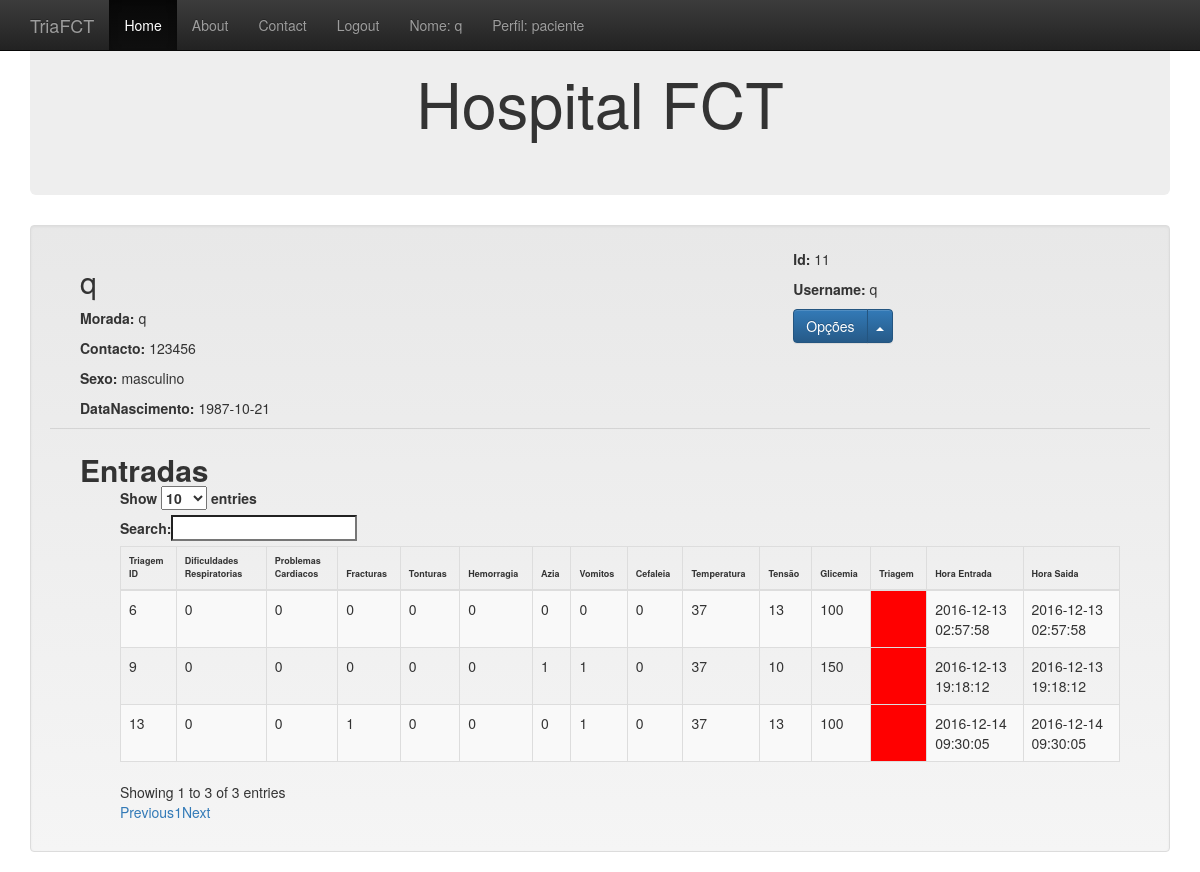
The page /index.php?operacao=verperfil&id=11 (signed in) on the database its author committed.
### tables this page shows
CREATE TABLE `users` (
  `UserId` int(11) NOT NULL,
  `Nome` text NOT NULL,
  `Morada` text NOT NULL,
  `Contacto` int(11) NOT NULL,
  `Sexo` text NOT NULL,
  `DataNascimento` text NOT NULL,
  `NIF` int(11) DEFAULT NULL,
  `Username` text NOT NULL,
  `Password` text NOT NULL,
  `Perfil` text NOT NULL
);

CREATE TABLE `triagem` (
  `TriagemId` int(10) NOT NULL,
  `UserId` int(11) NOT NULL,
  `DifResp` int(1) NOT NULL,
  `ProbCard` int(1) NOT NULL,
  `Fracturas` int(1) NOT NULL,
  `Tonturas` int(1) NOT NULL,
  `Hemorragia` int(1) NOT NULL,
  `Azia` int(1) NOT NULL,
  `Vomitos` int(1) NOT NULL,
  `Cefaleia` int(1) NOT NULL,
  `Temp` int(1) NOT NULL,
  `Tensao` int(1) NOT NULL,
  `Glicemia` int(10) NOT NULL,
  `Triagem` int(1) NOT NULL,
  `Horaentrada` datetime NOT NULL DEFAULT CURRENT_TIMESTAMP,
  `Horasaida` datetime NOT NULL,
  `EmEspera` int(1) NOT NULL
);

### verperfil.php (the view, shortened to what this page needs)
<?php
$identity = $_GET['id'];
$link = GetMyConnection();
$sql = "SELECT * FROM Users where UserID = $identity";
$result = $link->query($sql);
$result = mysqli_fetch_array($result);
?>
<div class="row">
    <div class="col-md-12 col-lg-12">
        <div class="well profile">
            <div class="col-sm-12">
                <div class="col-xs-12 col-sm-8">
                    <h2><?php echo $result['Nome']; ?></h2>
                    <p><strong>Morada: </strong> <?php echo $result['Morada']; ?> </p>
                    <p><strong>Contacto: </strong> <?php echo $result['Contacto']; ?></p>
                    <p><strong>Sexo: </strong> <?php echo $result['Sexo']; ?></p>
                    <p><strong>DataNascimento: </strong> <?php echo $result['DataNascimento']; ?></p>
                </div>
                <div class="col-xs-12 col-sm-4 emphasis">
                    <p><strong>Id: </strong><?php echo $result['UserId']; ?></p>
                    <p><strong>Username: </strong> <?php echo $result['Username']; ?></p>
                    <div class="btn-group dropup btn-block">
                        <button type="button" class="btn btn-primary"><span class="fa fa-gear"></span> Opções</button>
                        <button type="button" class="btn btn-primary dropdown-toggle" data-toggle="dropdown">
                            <span class="caret"></span>
                        </button>
                    </div>
                </div>
            </div>
            <div class="col-xs-12 divider">
                <div class="col-xs-12 col-sm-12 emphasis">
                    <h2><strong>Entradas</strong></h2>
                    <ul>
                        <?php
                        $sql = "SELECT triagemid, difresp, probcard, fracturas, tonturas, hemorragia, azia, vomitos, cefaleia, temp,
                                       tensao, glicemia, triagem, horaentrada, horasaida FROM Triagem WHERE UserID = $identity";
                        $result = $link->query($sql);
                        ?>
                        <table id="listprofiles" class="table table-striped table-bordered" cellspacing="0"
                               style="width: 100%">
                            <thead>
                            <tr style="font-size: xx-small">
                                <th>Triagem ID</th>
                                <th>Dificuldades Respiratorias</th>
                                <th>Problemas Cardiacos</th>
                                <th>Fracturas</th>
                                <th>Tonturas</th>
                                <th>Hemorragia</th>
                                <th>Azia</th>
                                <th>Vomitos</th>
                                <th>Cefaleia</th>
                                <th>Temperatura</th>
                                <th>Tensão</th>
                                <th>Glicemia</th>
                                <th>Triagem</th>
                                <th>Hora Entrada</th>
                                <th>Hora Saida</th>
                            </tr>
                            </thead>
                            <tbody>
                            <?php
                            if ($result->num_rows > 0) {
                                while ($row = $result->fetch_assoc()) {
                                    echo "<tr>
                                    <td>" . $row["triagemid"] . "</td>
                                    <td>" . $row["difresp"] . "</td>
                                    <td> " . $row["probcard"] . "</td>
                                    <td> " . $row["fracturas"] . "</td>
                                    <td> " . $row["tonturas"] . "</td>
                                    <td> " . $row["hemorragia"] . "</td>
                                    <td> " . $row["azia"] . "</td>
                                    <td> " . $row["vomitos"] . "</td>
                                    <td> " . $row["cefaleia"] . "</td>
                                    <td> " . $row["temp"] . "</td>
                                    <td> " . $row["tensao"] . "</td>
                                    <td> " . $row["glicemia"] . "</td>" ?>
                                    <?php if ($row["triagem"] == 1) { ?>
                                        <td bgcolor="blue"></td>
                                        <?php
                                    } else {
                                        if ($row["triagem"] == 2) { ?>
                                            <td bgcolor="green"></td>
                                            <?php
                                        } else {
                                            if ($row["triagem"] == 3) { ?>
                                                <td bgcolor="yellow"></td>
                                                <?php
                                            } else {
                                                if ($row["triagem"] == 4) { ?>
                                                    <td bgcolor="orange"></td>
                                                    <?php
                                                } else {
                                                    if ($row["triagem"] == 5) { ?>
                                                        <td bgcolor="red"></td>
                                                        <?php
                                                    }
                                                }
                                            }
                                        }
                                    }
                                    echo "<td> " . $row["horaentrada"] . "</td>
                                     <td> " . $row["horasaida"] . "</td>
                                    </tr>";
                                }
                            } else {
                                echo "0 results";
                            }
                            ?>
                            </tbody>
                        </table>
                    </ul>
                </div>
            </div>
            <div class='clearfix'></div>
        </div>
    </div>
</div>

### css/sim.css (style rules this page uses)
.profile { min-height: 355px; }
.divider { border-top:1px solid rgba(0,0,0,0.1); }
.emphasis { border-top: 4px solid transparent; }
.emphasis h2 { margin-bottom:0; }

### rows shown on the page
users: Nome "q", Morada "q", Contacto "123456", Sexo "masculino", DataNascimento "1987-10-21", UserId "11", Username "q"
triagem: TriagemId "6", DifResp "0", ProbCard "0", Fracturas "0", Tonturas "0", Hemorragia "0", Azia "0", Vomitos "0", Cefaleia "0", Temp "37", Tensao "13", Glicemia "100", Triagem 5 (drawn), Horaentrada "2016-12-13 02:57:58", Horasaida "2016-12-13 02:57:58"
triagem: TriagemId "9", DifResp "0", ProbCard "0", Fracturas "0", Tonturas "0", Hemorragia "0", Azia "1", Vomitos "1", Cefaleia "0", Temp "37", Tensao "10", Glicemia "150", Triagem 5 (drawn), Horaentrada "2016-12-13 19:18:12", Horasaida "2016-12-13 19:18:12"
triagem: TriagemId "13", DifResp "0", ProbCard "0", Fracturas "1", Tonturas "0", Hemorragia "0", Azia "0", Vomitos "1", Cefaleia "0", Temp "37", Tensao "13", Glicemia "100", Triagem 5 (drawn), Horaentrada "2016-12-14 09:30:05", Horasaida "2016-12-14 09:30:05"

### other values the page prints
$_SESSION['nome'] "q"
$_SESSION['perfil'] "paciente"
